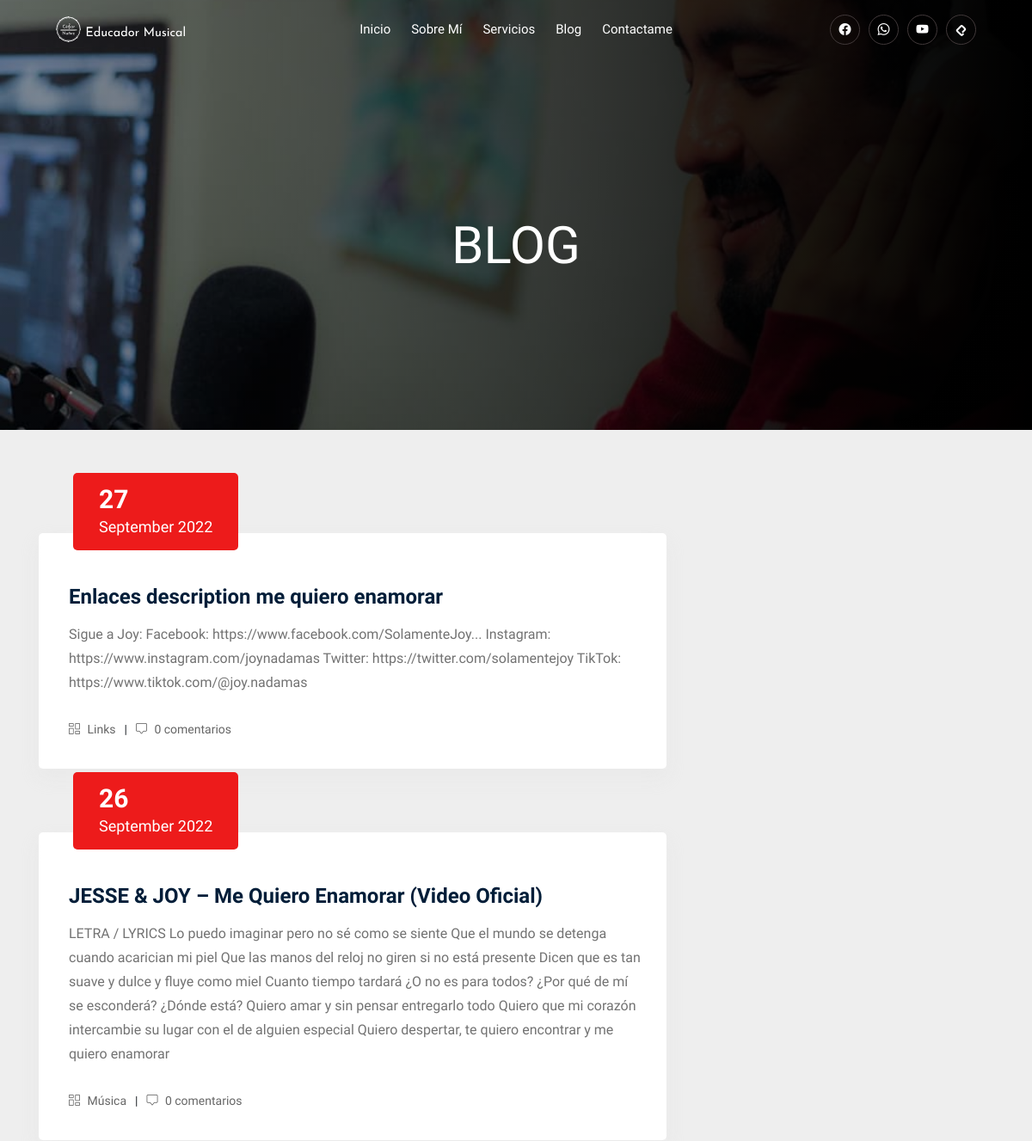
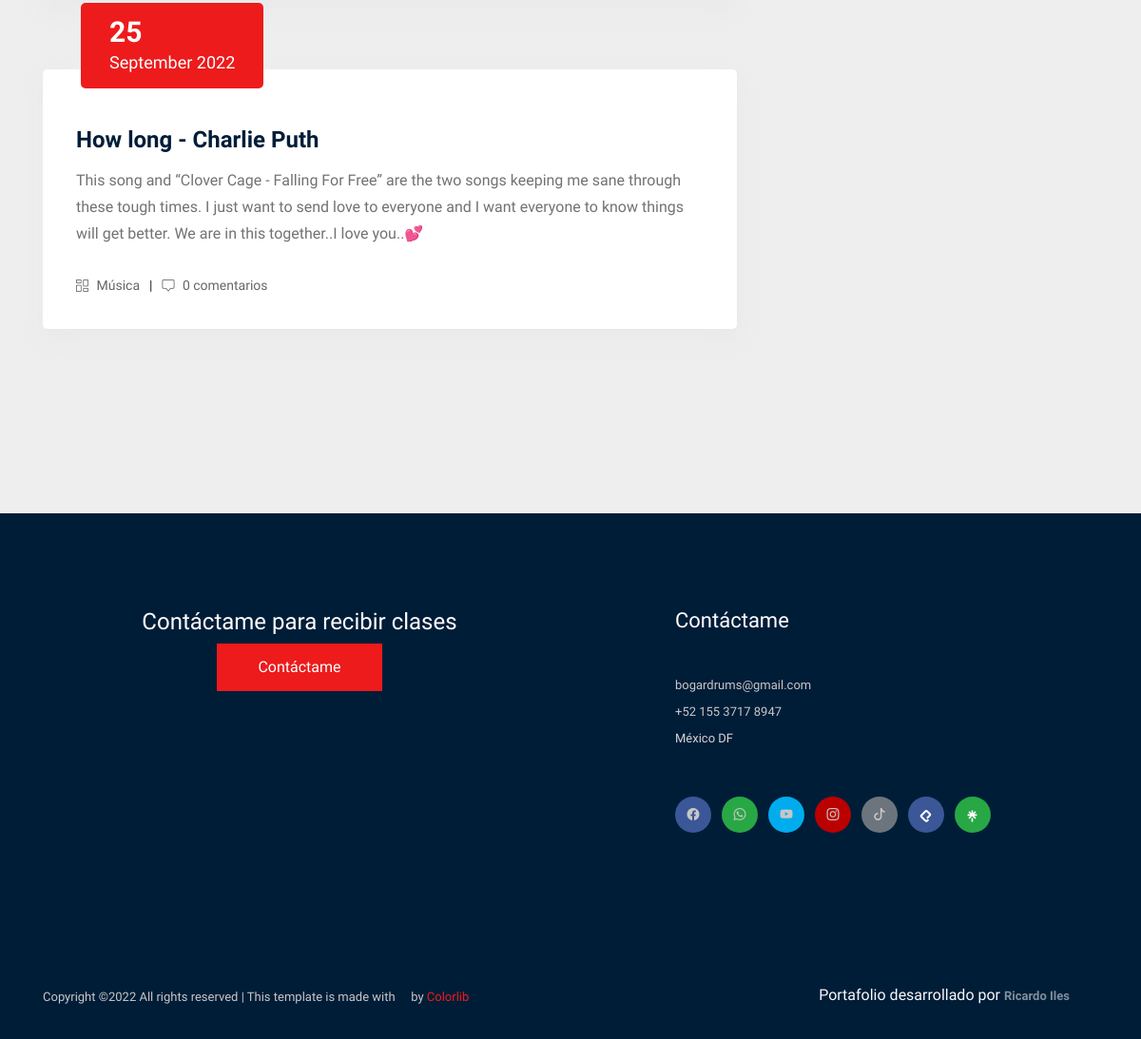
Screenshot of /blog.php with the database file from the repository (2 pictures, top to bottom).
### tables this page shows
CREATE TABLE `blog` (
  `id_entrada` int(11) NOT NULL,
  `estado_entrada` tinyint(1) NOT NULL DEFAULT 1,
  `fecha_entrada` varchar(30) NOT NULL,
  `titulo_entrada` varchar(50) NOT NULL,
  `entrada` varchar(2000) NOT NULL,
  `categoria_entrada` varchar(30) NOT NULL,
  `comentarios_entrada` int(10) NOT NULL DEFAULT 0,
  `creacion_entrada` varchar(50) NOT NULL,
  `modificacion_entrada` varchar(50) DEFAULT NULL,
  `eliminacion_entrada` varchar(50) DEFAULT NULL
);

### blog.php (the view, shortened to what this page needs)
<?php
include_once("connection/config.php");
$result = mysqli_query($mysqli, "SELECT * FROM blog WHERE estado_entrada = 1 ORDER BY creacion_entrada desc");
?>
<body>
        <?php include 'components/navbar.php';?>
    <div class="bradcam_area breadcam_bg_2">
        <div class="container">
            <div class="row">
                <div class="col-xl-12">
                    <div class="bradcam_text text-center">
                        <h3>blog</h3>
                    </div>
                </div>
            </div>
        </div>
    </div>
    <section class="blog_area section-padding">
        <div class="container">
            <div class="row">
                <div class="col-lg-8 mb-5 mb-lg-0">
                    <div class="blog_left_sidebar">
                    <?php
                    while($res = mysqli_fetch_array($result)) {
                        ?>
                        <article class="blog_item bogar-article-card">
                            <div class="blog_item_img">
                                <a href="#" class="blog_item_date">
                                    <h3>
                                        <?php
                                            $date = date('d F Y', strtotime($res['creacion_entrada']));
                                            $date = explode(" ", $date);
                                            echo $date[0];
                                        ?>
                                    </h3>
                                    <p>
                                        <?php
                                           $date = date('d F Y', strtotime($res['creacion_entrada']));
                                           $date = explode(" ", $date);
                                           echo $date[1];
                                        ?>
                                        <?php
                                           $date = date('d F Y', strtotime($res['creacion_entrada']));
                                           $date = explode(" ", $date);
                                           echo $date[2];
                                        ?>
                                    </p>
                                </a>
                            </div>
                            <div class="blog_details">
                                <a class="d-inline-block" href="single-blog.php?id_blog=<?php echo $res['id_entrada']?>">
                                    <h2><?php echo $res['titulo_entrada']?></h2>
                                </a>
                                <p><?php echo $res['entrada']?></p>
                                <ul class="blog-info-link">
                                    <li><a href="#"><i class="bi bi-columns-gap"></i> <?php echo $res['categoria_entrada']?></a></li>
                                    <li><a href="#"><i class="bi bi-chat-square"></i> <?php echo $res['comentarios_entrada']?> comentarios</a></li>
                                </ul>
                            </div>
                        </article>
                        <br>
                    <?php
                        }
                    ?>
                    </div>
                </div>
                <div class="col-lg-4">
                </div>
            </div>
        </div>
    </section>
        <?php include 'components/footer.php';?>
</body>
</html>

### css/customstyles.css (style rules this page uses)
body { background-color: #eee }
.bogar-article-card { background-color: white !important; border-radius: 5px; }

### rows the page displays
blog: creacion_entrada "27", creacion_entrada "September", creacion_entrada "2022", titulo_entrada "Enlaces description me quiero enamorar", entrada "Sigue a Joy: Facebook: https://www.facebook.com/SolamenteJoy... Instagram: https://www.instagram.com/joynadamas Twitter: https://twitter.com/solamentejoy TikTok: https://www.tiktok.com/@joy.nadamas", categoria_entrada "Links", comentarios_entrada "0"
blog: creacion_entrada "26", creacion_entrada "September", creacion_entrada "2022", titulo_entrada "JESSE & JOY – Me Quiero Enamorar (Video Oficial)", entrada "LETRA / LYRICS Lo puedo imaginar pero no sé como se siente Que el mundo se detenga cuando acarician mi piel Que las manos del reloj no giren si no está presente Dicen que es tan suave y dulce y fluye como miel Cuanto tiempo tardará ¿O no es para todos? ¿Por qué de mí se esconderá? ¿Dónde está? Quiero amar y sin pensar entregarlo todo Quiero que mi corazón intercambie su lugar con el de alguien especial Quiero despertar, te quiero encontrar y me quiero enamorar", categoria_entrada "Música", comentarios_entrada "0"
blog: creacion_entrada "25", creacion_entrada "September", creacion_entrada "2022", titulo_entrada "How long - Charlie Puth", entrada "This song and “Clover Cage - Falling For Free” are the two songs keeping me sane through these tough times. I just want to send love to everyone and I want everyone to know things will get better. We are in this together..I love you..💕", categoria_entrada "Música", comentarios_entrada "0"
